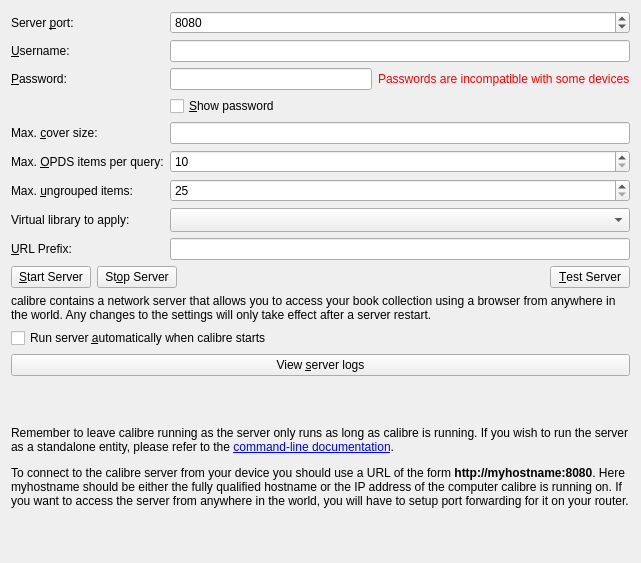
<?xml version="1.0" encoding="UTF-8"?>
<ui version="4.0">
 <class>Form</class>
 <widget class="QWidget" name="Form">
  <property name="geometry">
   <rect>
    <x>0</x>
    <y>0</y>
    <width>641</width>
    <height>563</height>
   </rect>
  </property>
  <property name="windowTitle">
   <string>Form</string>
  </property>
  <layout class="QVBoxLayout" name="verticalLayout">
   <item>
    <layout class="QGridLayout" name="gridLayout_5">
     <item row="1" column="1" colspan="2">
      <widget class="QLineEdit" name="opt_username"/>
     </item>
     <item row="2" column="0">
      <widget class="QLabel" name="label_12">
       <property name="text">
        <string>&amp;Password:</string>
       </property>
       <property name="buddy">
        <cstring>opt_password</cstring>
       </property>
      </widget>
     </item>
     <item row="2" column="1">
      <widget class="QLineEdit" name="opt_password">
       <property name="toolTip">
        <string>&lt;p&gt;If you leave the password blank, anyone will be able to
 access your book collection using the web interface.
&lt;br&gt;
&lt;p&gt;Some devices have browsers that do not support authentication. If you are having trouble downloading files from the content server, try removing the password.</string>
       </property>
      </widget>
     </item>
     <item row="4" column="1" colspan="2">
      <widget class="QLineEdit" name="opt_max_cover">
       <property name="toolTip">
        <string>The maximum size (widthxheight) for displayed covers. Larger covers are resized. </string>
       </property>
       <property name="text">
        <string/>
       </property>
      </widget>
     </item>
     <item row="4" column="0">
      <widget class="QLabel" name="label_3">
       <property name="text">
        <string>Max. &amp;cover size:</string>
       </property>
       <property name="buddy">
        <cstring>opt_max_cover</cstring>
       </property>
      </widget>
     </item>
     <item row="0" column="0">
      <widget class="QLabel" name="label_10">
       <property name="text">
        <string>Server &amp;port:</string>
       </property>
       <property name="buddy">
        <cstring>opt_port</cstring>
       </property>
      </widget>
     </item>
     <item row="0" column="1" colspan="2">
      <widget class="QSpinBox" name="opt_port">
       <property name="maximum">
        <number>65535</number>
       </property>
       <property name="value">
        <number>8080</number>
       </property>
      </widget>
     </item>
     <item row="1" column="0">
      <widget class="QLabel" name="label_11">
       <property name="text">
        <string>&amp;Username:</string>
       </property>
       <property name="buddy">
        <cstring>opt_username</cstring>
       </property>
      </widget>
     </item>
     <item row="3" column="1" colspan="2">
      <widget class="QCheckBox" name="show_server_password">
       <property name="text">
        <string>&amp;Show password</string>
       </property>
      </widget>
     </item>
     <item row="5" column="0">
      <widget class="QLabel" name="label_15">
       <property name="text">
        <string>Max. &amp;OPDS items per query:</string>
       </property>
       <property name="buddy">
        <cstring>opt_max_opds_items</cstring>
       </property>
      </widget>
     </item>
     <item row="5" column="1" colspan="2">
      <widget class="QSpinBox" name="opt_max_opds_items">
       <property name="minimum">
        <number>10</number>
       </property>
       <property name="maximum">
        <number>10000</number>
       </property>
      </widget>
     </item>
     <item row="6" column="1" colspan="2">
      <widget class="QSpinBox" name="opt_max_opds_ungrouped_items">
       <property name="minimum">
        <number>25</number>
       </property>
       <property name="maximum">
        <number>1000000</number>
       </property>
      </widget>
     </item>
     <item row="6" column="0">
      <widget class="QLabel" name="label_16">
       <property name="text">
        <string>Max. &amp;ungrouped items:</string>
       </property>
       <property name="buddy">
        <cstring>opt_max_opds_ungrouped_items</cstring>
       </property>
      </widget>
     </item>
     <item row="7" column="0">
      <widget class="QLabel" name="label_164">
       <property name="text">
        <string>Virtual library to apply:</string>
       </property>
      </widget>
     </item>
     <item row="7" column="1" colspan="2">
      <widget class="QComboBox" name="opt_cs_virtual_lib_on_startup">
       <property name="toolTip">
        <string>Setting a virtual library will restrict the books the content server makes available to those in the library. This setting is per library (i.e. you can have a different value per library).</string>
       </property>
       <property name="sizeAdjustPolicy">
        <enum>QComboBox::AdjustToMinimumContentsLengthWithIcon</enum>
       </property>
       <property name="minimumContentsLength">
        <number>20</number>
       </property>
      </widget>
     </item>
     <item row="2" column="2">
      <widget class="QLabel" name="label">
       <property name="font">
        <font>
         <weight>50</weight>
         <bold>false</bold>
        </font>
       </property>
       <property name="toolTip">
        <string>&lt;p&gt;Some devices have browsers that do not support authentication. If you are having trouble downloading files from the content server, trying removing the password.</string>
       </property>
       <property name="styleSheet">
        <string notr="true">QLabel {color:red}</string>
       </property>
       <property name="text">
        <string>Passwords are incompatible with some devices</string>
       </property>
      </widget>
     </item>
     <item row="8" column="0">
      <widget class="QLabel" name="label_2">
       <property name="text">
        <string>&amp;URL Prefix:</string>
       </property>
       <property name="buddy">
        <cstring>opt_url_prefix</cstring>
       </property>
      </widget>
     </item>
     <item row="8" column="1" colspan="2">
      <widget class="QLineEdit" name="opt_url_prefix">
       <property name="toolTip">
        <string>A prefix that is applied to all URLs in the content server. Useful only if you plan to put the server behind another server like Apache, with a reverse proxy.</string>
       </property>
      </widget>
     </item>
    </layout>
   </item>
   <item>
    <layout class="QHBoxLayout" name="horizontalLayout_2">
     <item>
      <widget class="QPushButton" name="start_button">
       <property name="text">
        <string>&amp;Start Server</string>
       </property>
      </widget>
     </item>
     <item>
      <widget class="QPushButton" name="stop_button">
       <property name="text">
        <string>St&amp;op Server</string>
       </property>
      </widget>
     </item>
     <item>
      <spacer name="horizontalSpacer">
       <property name="orientation">
        <enum>Qt::Horizontal</enum>
       </property>
       <property name="sizeHint" stdset="0">
        <size>
         <width>40</width>
         <height>20</height>
        </size>
       </property>
      </spacer>
     </item>
     <item>
      <widget class="QPushButton" name="test_button">
       <property name="text">
        <string>&amp;Test Server</string>
       </property>
      </widget>
     </item>
    </layout>
   </item>
   <item>
    <widget class="QLabel" name="label_9">
     <property name="text">
      <string>calibre contains a network server that allows you to access your book collection using a browser from anywhere in the world. Any changes to the settings will only take effect after a server restart.</string>
     </property>
     <property name="wordWrap">
      <bool>true</bool>
     </property>
    </widget>
   </item>
   <item>
    <widget class="QCheckBox" name="opt_autolaunch_server">
     <property name="text">
      <string>Run server &amp;automatically when calibre starts</string>
     </property>
    </widget>
   </item>
   <item>
    <widget class="QPushButton" name="view_logs">
     <property name="text">
      <string>View &amp;server logs</string>
     </property>
    </widget>
   </item>
   <item>
    <spacer name="verticalSpacer_3">
     <property name="orientation">
      <enum>Qt::Vertical</enum>
     </property>
     <property name="sizeHint" stdset="0">
      <size>
       <width>20</width>
       <height>36</height>
      </size>
     </property>
    </spacer>
   </item>
   <item>
    <widget class="QLabel" name="label_13">
     <property name="text">
      <string>&lt;p&gt;Remember to leave calibre running as the server only runs as long as calibre is running. If you wish to run the server as a standalone entity, please refer to the &lt;a href=&quot;https://manual.calibre-ebook.com/generated/en/calibre-server.html&quot;&gt;command-line documentation&lt;/a&gt;.
&lt;p&gt;To connect to the calibre server from your device you should use a URL of the form &lt;b&gt;http://myhostname:8080&lt;/b&gt;. Here myhostname should be either the fully qualified hostname or the IP address of the computer calibre is running on. If you want to access the server from anywhere in the world, you will have to setup port forwarding for it on your router.</string>
     </property>
     <property name="wordWrap">
      <bool>true</bool>
     </property>
     <property name="openExternalLinks">
      <bool>true</bool>
     </property>
    </widget>
   </item>
   <item>
    <spacer name="verticalSpacer">
     <property name="orientation">
      <enum>Qt::Vertical</enum>
     </property>
     <property name="sizeHint" stdset="0">
      <size>
       <width>20</width>
       <height>37</height>
      </size>
     </property>
    </spacer>
   </item>
  </layout>
 </widget>
 <resources/>
 <connections/>
</ui>
